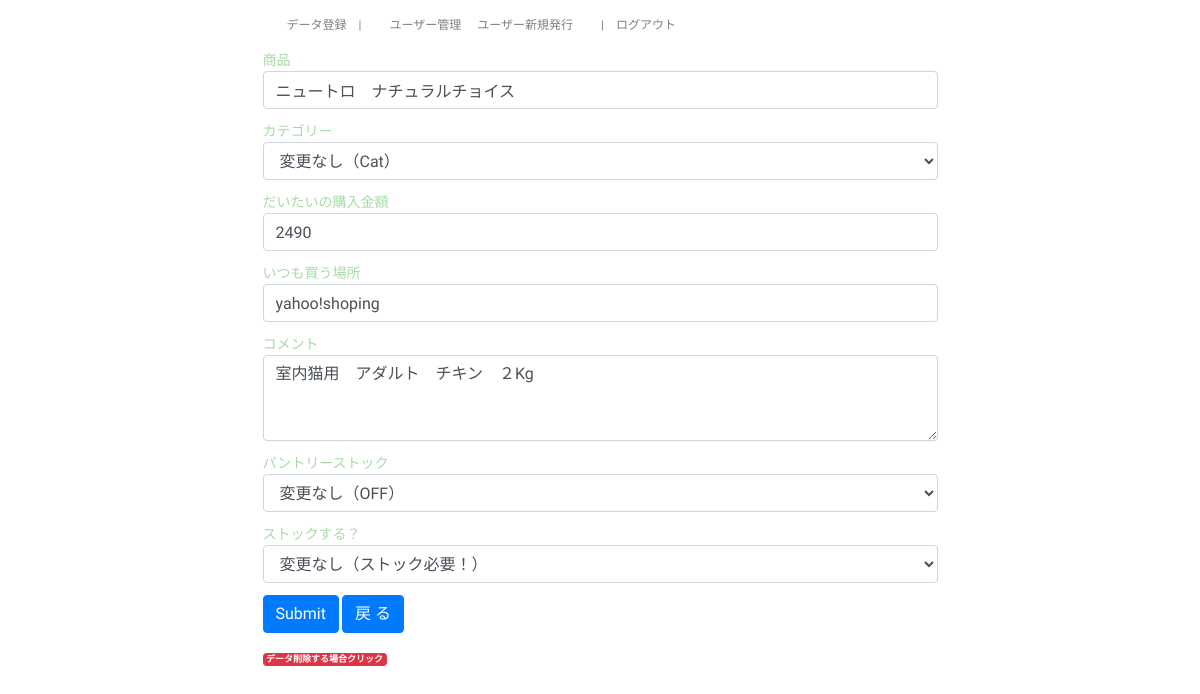
/detail.php?id=8 (signed in), run on the app's committed database.
### tables this page shows
CREATE TABLE `gs_mypantry_table` (
  `id` int(12) NOT NULL,
  `product` varchar(128) NOT NULL COMMENT '商品名',
  `category` varchar(128) NOT NULL,
  `kane_price` int(12) DEFAULT NULL COMMENT '安売り価格',
  `basyo_place` text COMMENT '安い場所',
  `comment` text COMMENT '備考',
  `indate` date NOT NULL COMMENT '登録日時',
  `enough` varchar(12) NOT NULL COMMENT 'たりるかたりないか',
  `ONOFF` varchar(12) NOT NULL COMMENT 'いるかいらないか'
);

### detail.php (the view, shortened to what this page needs)
<?php
include('functions.php');
$menuAdmin = menuAdmin();
$menunormal = menunormal();
$id = $_GET['id'];
$pdo = db_conn();
$sql = 'SELECT * FROM gs_mypantry_table WHERE id=:id';
$stmt = $pdo->prepare($sql);
$stmt->bindValue(':id', $id, PDO::PARAM_INT);
$status = $stmt->execute();
if ($status == false) {
    errorMsg($stmt);
} else {
    $rs = $stmt->fetch();
}
?>
<!DOCTYPE html>
<html lang="ja">
<head>
    <link rel="stylesheet" href="https://stackpath.bootstrapcdn.com/bootstrap/4.2.1/css/bootstrap.min.css">
    <link rel="stylesheet" href="css/my.css">
</head>
<body class="body">
    <header>
        <nav class="navbar navbar-expand-lg navbar-light ">
            <?php if ($_SESSION['kanri_flg'] == '1') : ?>
                <?= $menuAdmin ?>
            <?php else : ?>
                <?= $menunormal ?>
            <?php endif; ?>
        </nav>
    </header>
    <form method="post" action="update.php">
        <div class="form-group">
            <div class="form-MP">
                <label for="product" class="MG0">商品</label>
                <input type="text" class="form-control" id="product" name="product" value="<?= $rs['product'] ?>">
            </div>
            <div class="form-MP">
                <label for="category" class="MG0">カテゴリー</label>
                <select type="example" class="form-control" id="category" name="category">
                    <option value="<?= $rs['category'] ?>">変更なし（<?= $rs['category'] ?>）</option>
                </select>
            </div>
            <div class="form-MP">
                <label for="kane_price" class="MG0">だいたいの購入金額</label>
                <input type="number" class="form-control" id="kane_price" name="kane_price" min="0" max="10000" value="<?= $rs['kane_price'] ?>" step="0">
            </div>
            <div class="form-MP">
                <label for="basyo_place" class="MG0">いつも買う場所</label>
                <input type="text" class="form-control" id="basyo_place" name="basyo_place" value="<?= $rs['basyo_place'] ?>">
            </div>
            <div class="form-MP">
                <label for="comment">コメント</label>
                <textarea class="form-control" id="comment" rows="3" name="comment"><?= $rs['comment'] ?></textarea>
            </div>
            <div class="form-MP">
                <label for="enough" class="MG0">パントリーストック</label>
                <select type="example" class="form-control" id="enough" name="enough">
                    <option value="<?= $rs['enough'] ?>">変更なし（<?= $rs['enough'] ?>）</option>
                </select>
            </div>
            <div class="form-MP">
                <label for="ONOFF" class="MG0">ストックする？</label>
                <select type="example" class="form-control" id="ONOFF" name="ONOFF">
                    <option value="<?= $rs['ONOFF'] ?>">変更なし（ストック<?= $rs['ONOFF'] ?>！）</option>
                </select>
            </div>
            <div class="form-group">
                <button type="submit" class="btn btn-primary">Submit</button> <a href="select.php?" class=" btn btn-primary">戻 る</a>
            </div>
            <?php if ($_SESSION['kanri_flg'] == '1') : ?>
                <div class="form-group">
                    <a href="delete.php?id=<?= $rs['id'] ?>" class="badge badge-danger">データ削除する場合クリック</a>
                </div>
            <?php endif; ?>
        </div>
    </form>
</body>
</html>

### css/my.css (style rules this page uses)
.body { font-size: 12px; margin:0px auto; width: 675px; font-family: 'M PLUS 1p', sans-serif; }
label { font-size: 14px; margin:0px auto; font-family: 'M PLUS 1p', sans-serif; color: #a8daa8; }
.MG0 { margin-bottom:0px ; }
.form-MP { margin-bottom:12px ; }

### data on the page
gs_mypantry_table: product "ニュートロ ナチュラルチョイス", kane_price "2490", basyo_place "yahoo!shoping", comment "室内猫用 アダルト チキン ２Kg"
